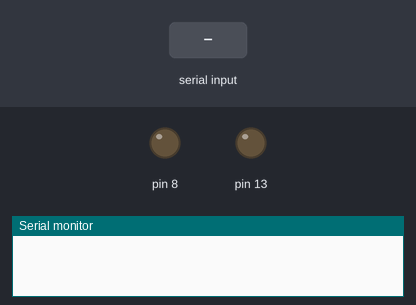
This sketch was run on a simulated Arduino Uno, built with avr-gcc and run on an emulated ATmega328P. On the bench: output pins drawn as LEDs (lit = HIGH), the last lines printed to the serial monitor. The test bench sets the inputs (shaded band).

Above: at 1.2 s.
1.3 s: "1" received over Serial
At 2.0 s:
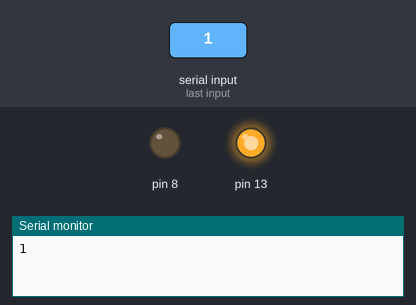
2.8 s: "0" received over Serial
At 3.1 s:
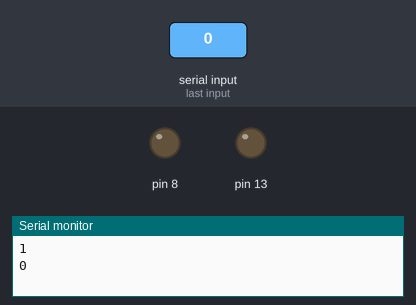
Timing chart, 0 to 5.8 s (numbered marks = the images above; inputs shaded):
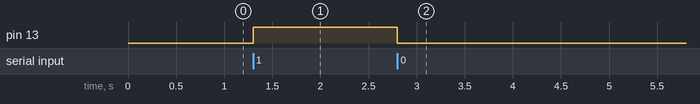

The sketch:

first.ino
```cpp
char data;

void setup() {
  pinMode(13,OUTPUT);
  digitalWrite(13,LOW);
  Serial.begin(38400);
  pinMode(8, OUTPUT);
}

void loop() {
  if (Serial.available()>0) {
    data = Serial.read();
    // if (data == '1') {
    //   digitalWrite(8, HIGH);
    // } else if (data == '0') {
    //   digitalWrite(8, LOW);
    // }
    Serial.println(data);
    if(data=='1'){
      digitalWrite(13,HIGH);
    }
    if(data=='0'){
      digitalWrite(13,LOW);
    }
  }
}
```

Measured:
- after the input at 1.3 s, pin 13: LOW → HIGH at once
- after the input at 2.8 s, pin 13: HIGH → LOW at once
